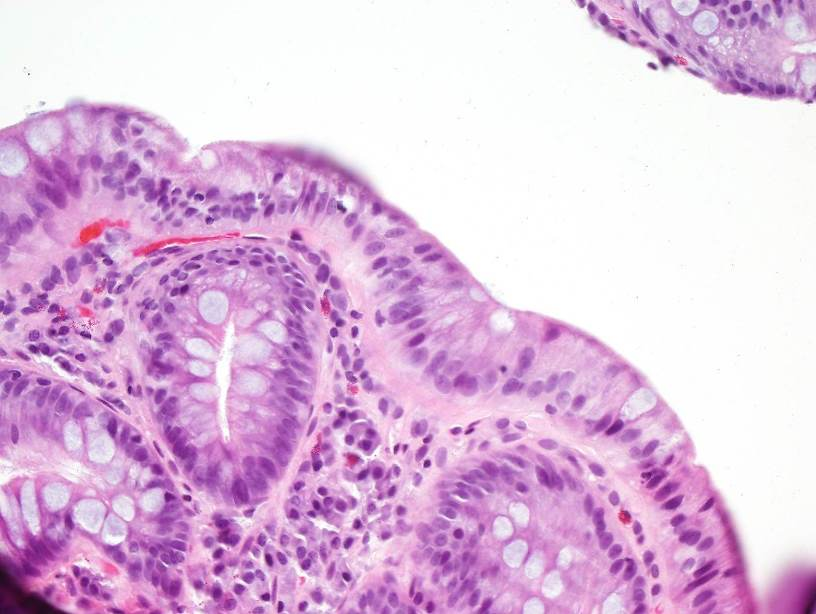
//> input picture assn3/sample1.bmp, 816 x 614 px
$ ./assn3   (built with g++ and OpenCV 4)
//> lines starting //> are read from the running program, lines starting //| are printed output that depends on the picture
#include <iostream>
using namespace std;

#include <stdio.h>
#include <math.h>
#include <fstream>

#include "opencv2/imgproc/imgproc.hpp"
#include "opencv2/highgui/highgui.hpp"
#include "opencv2/ml/ml.hpp"

using namespace cv;
using namespace cv::ml;


Mat getVerticalSobel(Mat image, string name){

	Mat verticalSobel = imread(name);
	//now to create the vertical sobel mask..

	//vertical mask is:
	//-1 0 1
	//-2 0 2
        //-1 0 1

	//for this mask, will arrange pixels as follows:
	//1 2 3
        //4 5 6
        //7 8 9
	//where 5 is the pixel to which this mask is being applied.

	//iteration-wise, the image will be
	//0,0 0,1 0,2 0,3 0,4
        //1,0 1,1 1,2 1,3 1,4
        //2,0 2,1 2,2 2,3 2,4

	for (int i = 0; i < image.rows; i++){
        	for (int j = 0; j < image.cols; j++){
			int pixel1;
			int pixel2;
			int pixel3;
			int pixel4;
			int pixel5;
			int pixel6;
			int pixel7;
			int pixel8;
			int pixel9;

			if(i == 0){
				pixel1 = 0;
				pixel2 = 0;
				pixel3 = 0;
			}
			else{
				pixel1 = image.at<cv::Vec3b>(i-1,j-1)[0] * -1;
				pixel2 = image.at<cv::Vec3b>(i-1,j)[0] * 0;
				pixel3 = image.at<cv::Vec3b>(i-1,j+1)[0] * 1;
			}

			if(j == 0){
				pixel4 = 0;
			}
			else{
				pixel4 = image.at<cv::Vec3b>(i,j-1)[0] * -1;
			}
			pixel5 = image.at<cv::Vec3b>(i,j)[0] * 0;
			pixel6 = image.at<cv::Vec3b>(i,j+1)[0] * 1;
			if(j == 0){
				pixel7 = 0;
			}
			else{
				pixel7 = image.at<cv::Vec3b>(i+1,j-1)[0] * -1;
			}

			pixel8 = image.at<cv::Vec3b>(i+1,j)[0] * 0;
			pixel9 = image.at<cv::Vec3b>(i+1,j+1)[0] * 1;


			int sum = (pixel1 + pixel2 + pixel3 + pixel4 + pixel5 + pixel6 + pixel7 + pixel8 + pixel9);
			if(sum > 255) sum = 255;
			if(sum < 0) sum = 0;


			verticalSobel.at<Vec3b>(i,j)[0] = abs(sum);
			verticalSobel.at<Vec3b>(i,j)[1] = abs(sum);
			verticalSobel.at<Vec3b>(i,j)[2] = abs(sum);
		}
	}
	return verticalSobel;
}

Mat getHorizontalSobel(Mat image, string name){

	Mat horizontalSobel = imread(name);
	//now for the horizontal mask..
	//the horizontal mask should be:
	//-1 -2 -1
	// 0  0  0
        // 1  2  1

	for (int i = 1; i < image.rows; i++){
        	for (int j = 1; j < image.cols; j++){
			int pixel1 = image.at<cv::Vec3b>(i-1,j-1)[0] * -1;
			int pixel2 = image.at<cv::Vec3b>(i-1,j)[0] * -2;
			int pixel3 = image.at<cv::Vec3b>(i-1,j+1)[0] * -1;

			int pixel4 = image.at<cv::Vec3b>(i,j-1)[0] * 0;
			int pixel5 = image.at<cv::Vec3b>(i,j)[0] * 0;
			int pixel6 = image.at<cv::Vec3b>(i,j+1)[0] * 0;

			int pixel7 = image.at<cv::Vec3b>(i+1,j-1)[0] * 1;
			int pixel8 = image.at<cv::Vec3b>(i+1,j)[0] * 2;
			int pixel9 = image.at<cv::Vec3b>(i+1,j+1)[0] * 1;

			int sum = pixel1 + pixel2 + pixel3 + pixel4 + pixel5 + pixel6 + pixel7 + pixel8 + pixel9;
			if(sum > 255) sum = 255;

			horizontalSobel.at<Vec3b>(i,j)[0] = abs(sum);
			horizontalSobel.at<Vec3b>(i,j)[1] = abs(sum);
			horizontalSobel.at<Vec3b>(i,j)[2] = abs(sum);
		}
	}
	return horizontalSobel;
}

Mat addSobel(Mat verticalSobel, Mat horizontalSobel, string name){
	Mat sobel = imread(name);
	//now to get G from gy and gx..
	for (int i = 0; i < sobel.rows; i++){
        	for (int j = 0; j < sobel.cols; j++){

			int gy = verticalSobel.at<Vec3b>(i,j)[0];
			int gx = horizontalSobel.at<Vec3b>(i,j)[0];

			int sum = sqrt((gy * gy) + (gx * gx));
			//int sum = gy + gx;

			sobel.at<Vec3b>(i,j)[0] = abs(sum);
			sobel.at<Vec3b>(i,j)[1] = abs(sum);
			sobel.at<Vec3b>(i,j)[2] = abs(sum);
		}
	}
	return sobel;
}

Mat getGradient(Mat verticalSobel, Mat horizontalSobel, string name){

	Mat gradient = imread(name);

	float max = 0;
	float min = 255;
	for (int i = 0; i < gradient.rows; i++){
        	for (int j = 0; j < gradient.cols; j++){
			int gy = verticalSobel.at<Vec3b>(i,j)[0];
			int gx = horizontalSobel.at<Vec3b>(i,j)[0];

			float direction = atan2(gy, gx);

			if(direction > max) max = direction;
			if(direction < min) min = direction;

			/*gradient.at<Vec3b>(i,j)[0] = (int)abs(direction);
			gradient.at<Vec3b>(i,j)[1] = (int)abs(direction);
			gradient.at<Vec3b>(i,j)[2] = (int)abs(direction);*/

		}
	}

	for (int i = 0; i < gradient.rows; i++){
        	for (int j = 0; j < gradient.cols; j++){
			int gy = verticalSobel.at<Vec3b>(i,j)[0];
			int gx = horizontalSobel.at<Vec3b>(i,j)[0];

			float direction = atan2(gy, gx);


			float normalized = 360 * (direction) / (max);
			if(normalized > 180) normalized -= 180;
			//printf("Direction: %f Normalized: %f \n", direction, normalized);

			gradient.at<Vec3b>(i,j)[0] = (int)abs(normalized);
			gradient.at<Vec3b>(i,j)[1] = (int)abs(normalized);
			gradient.at<Vec3b>(i,j)[2] = (int)abs(normalized);


		}
	}

	//printf("Max: %f Min: %f\n", max, min);


	return gradient;
}

Mat smoothImage(Mat image, string name){
	//smooth image via gaussian filter

	Mat smoothImage = imread(name);
	double kernel[5][5];
	double stdv = .5;
    	double r = 2.0 * stdv * stdv;
	double s = 2.0 * stdv * stdv;  // Assigning standard deviation to 1.0
    	double sum = 0.0;   // Initialization of sun for normalization
    	for (int x = -2; x <= 2; x++) // Loop to generate 5x5 kernel
    	{
     		for(int y = -2; y <= 2; y++)
     	   	{
     	    		r = sqrt(x*x + y*y);
     	         	kernel[x + 2][y + 2] = (exp(-(r*r)/s))/(M_PI * s);
     	         	sum += kernel[x + 2][y + 2];
    	    	}
  	 }

   	for(int i = 0; i < 5; ++i){ // Loop to normalize the kernel
      		for(int j = 0; j < 5; ++j){
            		kernel[i][j] /= sum;
		}
	}

	//Iterate through image in 5x5 blocks
	for(int i = 0; i < image.rows; i+=5){
        	for (int j = 0; j < image.cols; j+=5){
			//iterate through the block
			//iterate through every pixel in the block
            		for(int x = 0; x < 5; x++){
				for(int z = 0; z < 5; z++){
					double sum = 0;
					int r = i+x-2;
					int c = j+z-2;
					//iterate through gaussian kernel
					for(int q = 0; q < 5; q++){
						for(int w = 0; w < 5; w++){
							double pixel = 0;
							if(r < 0 || c < 0 || r > image.rows || c > image.cols){
								sum +=0;
							}
							else{
								int pixel = image.at<Vec3b>(r,c)[0];
								sum+= pixel * kernel[q][w];								//printf("Sum is: %lf\n", sum);
							}
							c++;
						}
						r++;
					}

					//printf("SUM IS: %lf\n original value: %d\n", sum, image.at<Vec3b>(x,z)[0]);
					if(i+x < image.rows && j+z < image.cols){
						smoothImage.at<Vec3b>(i+x,j+z)[0] = sum;
						smoothImage.at<Vec3b>(i+x,j+z)[1] = sum;
						smoothImage.at<Vec3b>(i+x,j+z)[2] = sum;
					}

				}
			}
		}
		//printf("Still iterating...\n");
	}
	return smoothImage;
}
Mat makeGrey(Mat image, string name){
	Mat greyImage = imread(name);
	for(int i = 0; i < image.rows; i++){
		for(int j = 0; j < image.cols; j++){
			greyImage.at<Vec3b>(i,j)[0] = image.at<Vec3b>(i,j)[0] * .299 + image.at<Vec3b>(i,j)[1] * .587 + image.at<Vec3b>(i,j)[2] * .114;
			greyImage.at<Vec3b>(i,j)[1] = image.at<Vec3b>(i,j)[0] * .299 + image.at<Vec3b>(i,j)[1] * .587 + image.at<Vec3b>(i,j)[2] * .114;
			greyImage.at<Vec3b>(i,j)[2] = image.at<Vec3b>(i,j)[0] * .299 + image.at<Vec3b>(i,j)[1] * .587 + image.at<Vec3b>(i,j)[2] * .114;
		}
	}
	return greyImage;
}

Mat combineForHistogram(Mat sobel, Mat gradient, string name)
{
	//In this function, I will encode the image to reflect both the gradient and the edges...
	Mat combinedImage = imread(name);
	for(int i = 0; i < combinedImage.rows;i++){
		for(int j = 0; j < combinedImage.cols;j++){
			combinedImage.at<Vec3b>(i,j)[1] = sobel.at<Vec3b>(i,j)[0];
			combinedImage.at<Vec3b>(i,j)[0] = gradient.at<Vec3b>(i,j)[0];
			combinedImage.at<Vec3b>(i,j)[2] = 0;
		}
	}
	return combinedImage;
}

// [1274 lines left out: functions collectHistogramData1, collectHistogramData2, runSVM1, runSVM2, not called in this run]


int main(int argc, char** argv){

	string name1 = "sample1.bmp";
	string name2 = "sample2.bmp";

	string input;
	string mode;

	printf("Part 1 or Part 2? (Enter 1 or 2)\n");
	cin >> input;
//> the answer given: sample1.bmp
	printf("Collect Data or Run SVM? (Enter collect or svm)\n");
	cin >> mode;
//> the answer given: sample2.bmp

	int blockSize1 = 8;
	int blockSize2 = 20;


	Mat orig1 = imread(name1);
//> orig1 is the input picture: 614 rows x 816 cols, CV_8UC3; mean B, G, R 222.5, 188.6, 223.3
	Mat grey1 = makeGrey(orig1, name1);
	Mat image1 = smoothImage(grey1, name1);
//> after the loop in smoothImage, `for(int i = 0; i < image.rows; i+=5)`:
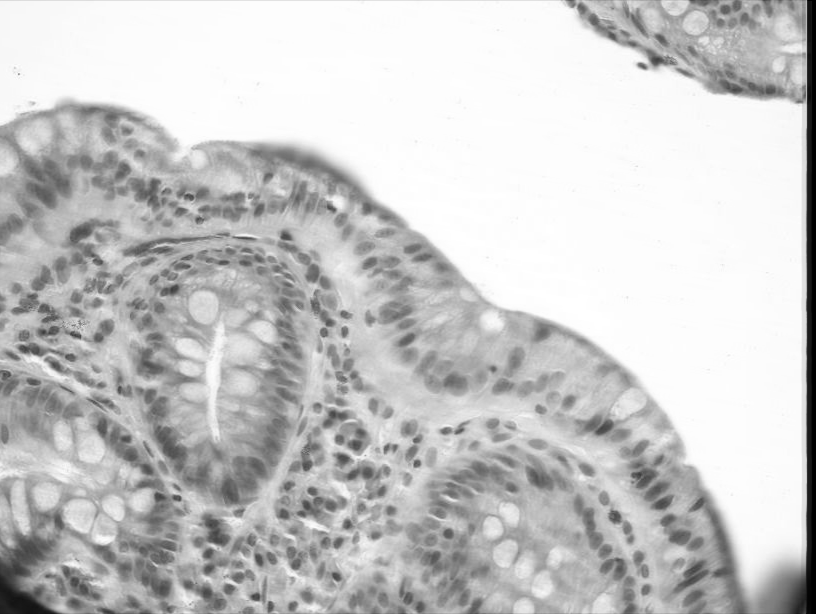
//> smoothImage: 614 rows x 816 cols, CV_8UC3; min 0, max 255, mean 199.7
//> after the loop in smoothImage, `for(int i = 0; i < image.rows; i+=5)`: sum = 1.03; r = 2.83
	Mat verticalSobel1 =  getVerticalSobel(image1, name1);
	Mat horizontalSobel1 = getHorizontalSobel(image1, name1);
	Mat sobel1 = addSobel(verticalSobel1, horizontalSobel1, name1);
//> after the loop in addSobel, `for (int i = 0; i < sobel.rows; i++)`:
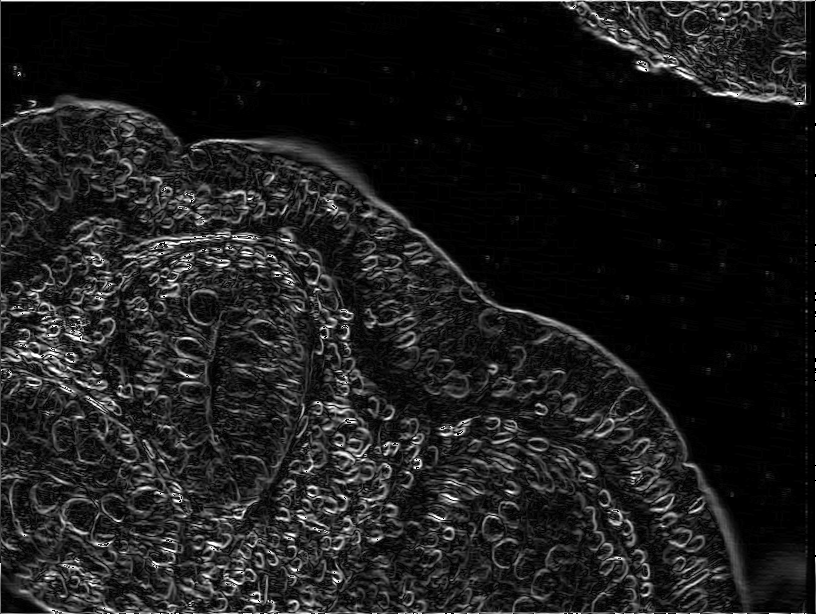
//> sobel: 614 rows x 816 cols, CV_8UC3; min 0, max 255, mean 28.9
	Mat gradient1 = getGradient(verticalSobel1, horizontalSobel1, name1);
//> the loop in getGradient, `for (int i = 0; i < gradient.rows; i++)` made 614 passes
//> max on passes 1 to 3: 0.903, 1.57, 1.57
//> after the loop in getGradient, `for (int i = 0; i < gradient.rows; i++)`: max = 1.57; min = 0
	Mat combinedImage1 = combineForHistogram(sobel1, gradient1, name1);


	Mat orig2 = imread(name2);
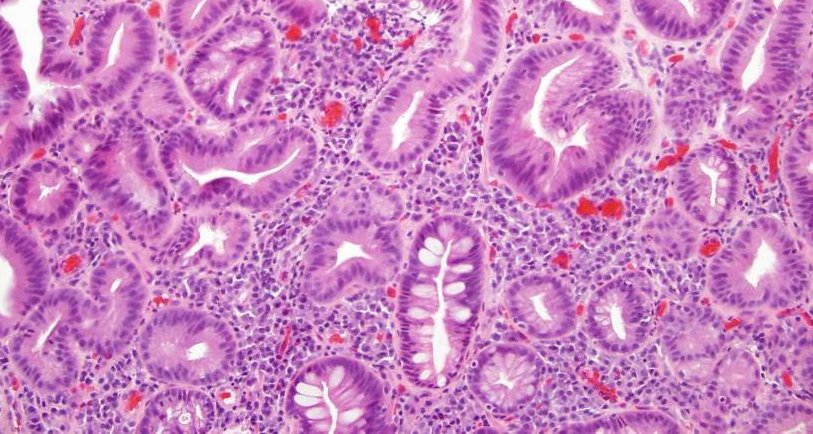
//> input picture assn3/sample2.bmp, 813 x 434 px
//> orig2 is the input picture: 434 rows x 813 cols, CV_8UC3; mean B, G, R 192.2, 130.6, 201.6
	Mat grey2 = makeGrey(orig2, name2);
//> call 2 of makeGrey, with name = "sample2.bmp"
//> after the loop in makeGrey (call 2), `for(int i = 0; i < image.rows; i++)`:
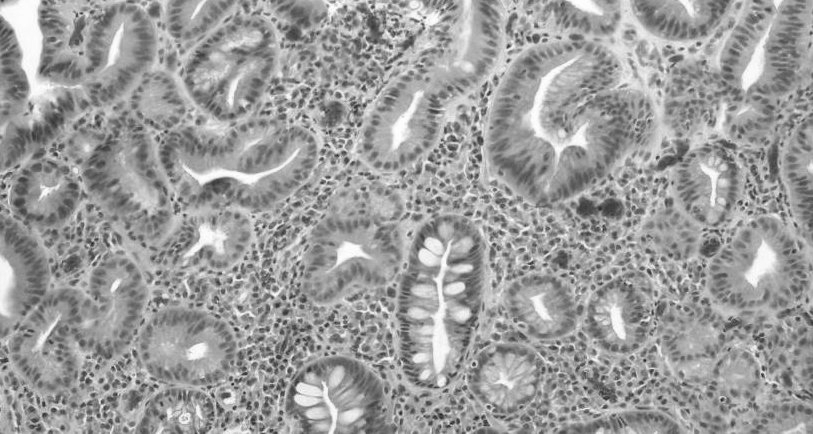
//> greyImage: 434 rows x 813 cols, CV_8UC3; min 29, max 255, mean 156.6
	Mat image2 = smoothImage(grey2, name2);
//> call 2 of smoothImage, with name = "sample2.bmp"
//> after the loop in smoothImage (call 2), `for(int i = 0; i < image.rows; i+=5)`:
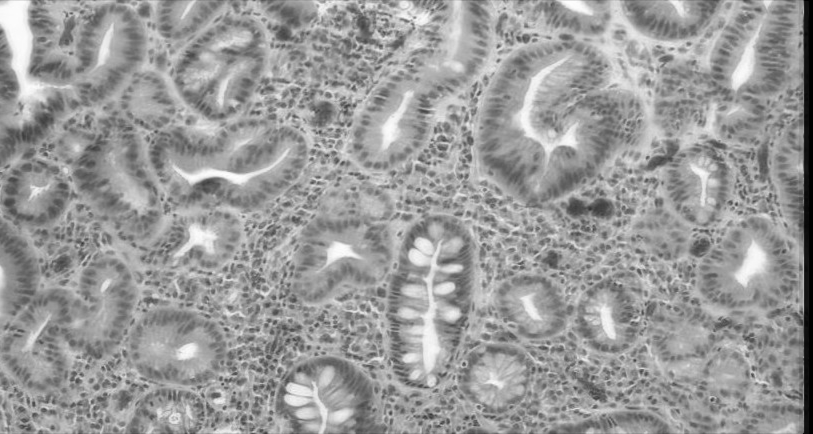
//> smoothImage: 434 rows x 813 cols, CV_8UC3; min 0, max 253, mean 154.3
//> after the loop in smoothImage (call 2), `for(int i = 0; i < image.rows; i+=5)`: sum = 1.03; r = 2.83
	Mat verticalSobel2 = getVerticalSobel(image2, name2);
	Mat horizontalSobel2 = getHorizontalSobel(image2, name2);
	Mat sobel2 = addSobel(verticalSobel2, horizontalSobel2, name2);
//> call 2 of addSobel, with name = "sample2.bmp"
//> after the loop in addSobel (call 2), `for (int i = 0; i < sobel.rows; i++)`:
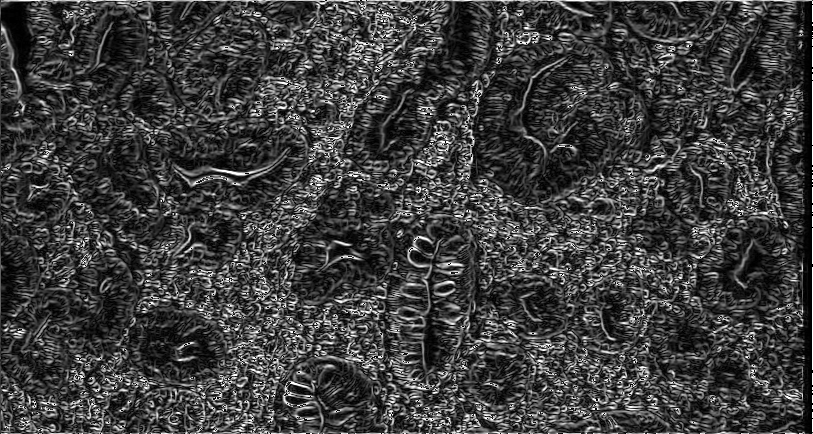
//> sobel: 434 rows x 813 cols, CV_8UC3; min 0, max 255, mean 62.2
	Mat gradient2 = getGradient(verticalSobel2, horizontalSobel2, name2);
//> the loop in getGradient (call 2), `for (int i = 0; i < gradient.rows; i++)` made 434 passes
//> max on passes 1 to 3: 1.03, 1.57, 1.57
	Mat combinedImage2 = combineForHistogram(sobel2, gradient2, name2);
//> call 2 of combineForHistogram, with name = "sample2.bmp"
//> after the loop in combineForHistogram (call 2), `for(int i = 0; i < combinedImage.rows;i++)`:
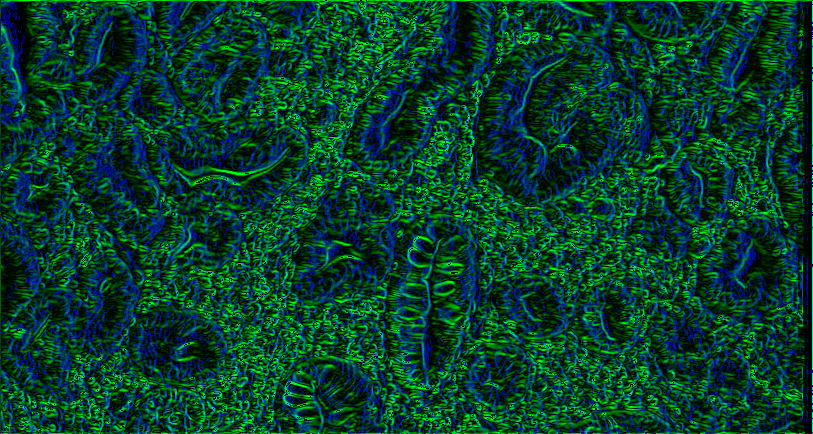
//> combinedImage: 434 rows x 813 cols, CV_8UC3; mean B, G, R 41.4, 62.2, 0

	if(input == "1"){


		// [7 lines of commented-out code are left out]

		if(mode == "collect"){
			imshow("Sobel 1", sobel1);
			collectHistogramData1(combinedImage1, name1, blockSize1);
		}
		else if(mode == "svm"){
			Mat responseImage1 = runSVM1(combinedImage1, blockSize1, name1);
			imshow("Response Image 1", responseImage1);
		}
	}
	else if(input == "2"){

		// [7 lines of commented-out code are left out]

		if(mode == "collect"){
			imshow("Sobel 2", sobel2);
			collectHistogramData2(combinedImage2, name2, blockSize2);
		}
		else if(mode == "svm"){
			Mat responseImage2 = runSVM2(combinedImage1, blockSize2, name2);
			imshow("Response Image 2", responseImage2);
		}
	}


	waitKey();
	return 0;
}
